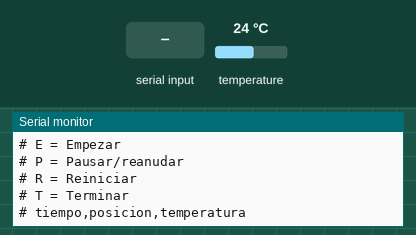
This program was run on a simulated ESP8266 (NodeMCU). Shown: the last lines printed to the serial monitor. The inputs (shaded band) are chosen by the test bench; at power-on: temperature 24 °C.

Above: at 1.2 s.
1.3 s: "E" received over Serial
At 2.8 s:
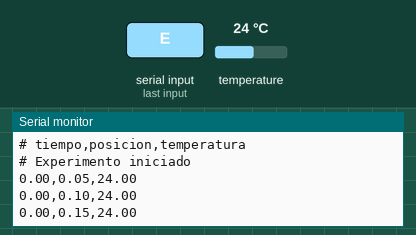
3.5 s: "P" received over Serial
At 4.3 s:
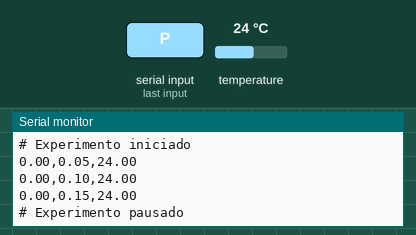
5.0 s: "p" received over Serial
At 5.5 s:
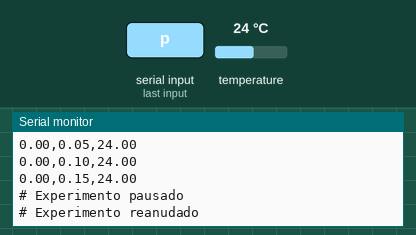
6.5 s: "R" received over Serial
At 7.8 s:
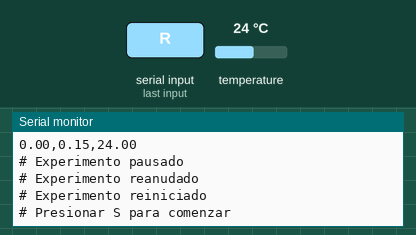

The program:

main.cpp
```cpp
#include <Arduino.h>
// Librerías.

// Protocolo de transferencia.
#include <OneWire.h>

// Registro de temperatura.
#include <DallasTemperature.h>


// Pin de entrada y salida e intervalo de medición.

#define PIN_BUS 4

const unsigned long intervalo = 5000;


// Clase.

class SensorTemperatura {

    public:

    // Atributos.

    DeviceAddress direccion;
    float posicion;


    // Constructor (inicializa los atributos de la clase).

    SensorTemperatura(DeviceAddress direccionSensor, float posicionSensor) {

        // Recorre dirección (64 bits).

        for (int i = 0; i < 8; i++) {
            direccion[i] = direccionSensor[i];
        }

        posicion = posicionSensor;
    }


    // Métodos.

    // Función que obtiene la posición de los sensores.

    float obtenerPosicion() {
        return posicion;
    }


    // Función que lee temperaturas por dirección.

    float leerTemperatura(DallasTemperature &sensores) {
        return sensores.getTempC(direccion);
    }
};


// Configuración del Bus OneWire.

OneWire oneWire(PIN_BUS);

// Recibe la dirección en memoria del objeto oneWire
// para saber a qué pin enviar los datos.

DallasTemperature sensoresTemperatura(&oneWire);


// Direcciones.
//Colocar direcciones en hexadecimal de los sensores reconocidos por el script direcciones_sensores.
DeviceAddress direccion1 = {

};

DeviceAddress direccion2 = {

};

DeviceAddress direccion3 = {

};


// Sensores.

SensorTemperatura sensor1(direccion1, 0.05);
SensorTemperatura sensor2(direccion2, 0.10);
SensorTemperatura sensor3(direccion3, 0.15);


SensorTemperatura sensores[] = {
    sensor1,
    sensor2,
    sensor3
};


const int cantidadSensores = 3;


// Variables del experimento.

bool experimentoIniciado = false;
bool experimentoPausado = false;

unsigned long tiempoInicio = 0;
unsigned long ultimaMedicion = 0;


// Función para imprimir en pantalla.

void imprimirDatos(float tiempo, float posicion, float temperatura) {

    Serial.print(tiempo, 2);
    Serial.print(",");

    Serial.print(posicion, 2);
    Serial.print(",");

    Serial.println(temperatura, 2);
}


// Función para almacenar la posición y la temperatura.

void medirSensores(float tiempo) {

    sensoresTemperatura.requestTemperatures();

    for (int i = 0; i < cantidadSensores; i++) {

        float T = sensores[i].leerTemperatura(sensoresTemperatura);
        float X = sensores[i].obtenerPosicion();

        imprimirDatos(tiempo, X, T);
    }
}


// Función de inicio del experimento.

void iniciarExperimento() {

    experimentoIniciado = true;
    experimentoPausado = false;

    tiempoInicio = millis();
    ultimaMedicion = tiempoInicio;

    Serial.println("# Experimento iniciado");

    // Condiciones iniciales.

    medirSensores(0.0);
}


// Función para pausar.

void pausarExperimento() {

    if (experimentoIniciado && !experimentoPausado) {

        experimentoPausado = true;

        Serial.println("# Experimento pausado");
    }
}


// Función para reanudar.

void reanudarExperimento() {

    if (experimentoIniciado && experimentoPausado) {

        experimentoPausado = false;

        // Reinicia la referencia de tiempo
        // para evitar una medición acumulada durante la pausa.

        ultimaMedicion = millis();

        Serial.println("# Experimento reanudado");
    }
}


// Función para reiniciar.

void reiniciarExperimento() {

    experimentoIniciado = false;
    experimentoPausado = false;

    tiempoInicio = 0;
    ultimaMedicion = 0;

    Serial.println("# Experimento reiniciado");
    Serial.println("# Presionar S para comenzar");
}


// Función para finalizar.

void finalizarExperimento() {

    if (experimentoIniciado) {

        experimentoIniciado = false;
        experimentoPausado = false;

        Serial.println("# Experimento finalizado");
    }
}


// Función para procesar comandos.

void procesarComando() {

    if (Serial.available() > 0) {

        char comando = Serial.read();


        // E,e= Empezar.

        if (comando == 'E' || comando == 'e') {

            if (!experimentoIniciado) {
                iniciarExperimento();
            }
        }


        // P,p = Pausar,reanudar.

        else if (comando == 'P' || comando == 'p') {

            if (experimentoIniciado && !experimentoPausado) {
                pausarExperimento();
            }

            else if (experimentoIniciado && experimentoPausado) {
                reanudarExperimento();
            }
        }


        // R,r = Reiniciar.

        else if (comando == 'R' || comando == 'r') {

            reiniciarExperimento();
        }


        // T,t = Terminar.

        else if (comando == 'T' || comando == 't') {

            finalizarExperimento();
        }
    }
}


// Configuración.

void setup() {

    // Velocidad de transferencia.

    Serial.begin(9600);

    sensoresTemperatura.begin();


    // Mensajes iniciales.

    Serial.println("# Sistema listo");
    Serial.println("# E = Empezar");
    Serial.println("# P = Pausar/reanudar");
    Serial.println("# R = Reiniciar");
    Serial.println("# T = Terminar");
    Serial.println("# tiempo,posicion,temperatura");
}


// Bucle.

void loop() {

    // Revisa si se recibió algún comando.

    procesarComando();


    // Si el experimento no comenzó,
    // no realiza mediciones.

    if (!experimentoIniciado) {
        return;
    }


    // Si está pausado,
    // no realiza mediciones.

    if (experimentoPausado) {
        return;
    }


    //Mediciones siguientes a la inicial.

    unsigned long ahora = millis();


    if (ahora - ultimaMedicion >= intervalo) {

        ultimaMedicion = ahora;

        float tiempo = (ahora - tiempoInicio) / 1000.0;

        medirSensores(tiempo);
    }
}
```

direcciones_sensores.cpp
```cpp
//Direcciones sensores.
#include <OneWire.h>
#include <DallasTemperature.h>

#define PIN_BUS 4

OneWire bus(PIN_BUS);

void setup() {

  Serial.begin(9600);

  Serial.println("Buscando sensores...");

  byte direccion[8];

  bus.reset_search();

  while (bus.search(direccion)) {

    Serial.print("Direccion: ");

    for (int i = 0; i < 8; i++) {

      if (direccion[i] < 16) {
        Serial.print("0");
      }

      Serial.print(direccion[i], HEX);
      Serial.print(" ");
    }

    Serial.println();
  }

  Serial.println("Busqueda terminada.");
}

void loop() {
}
```

Measured:
- after the input at 1.3 s, the serial monitor: prints a new line at once (image 1)
- after the input at 3.5 s, the serial monitor: prints a new line at once (image 2)
- after the input at 5.0 s, the serial monitor: prints a new line at once (image 3)
- after the input at 6.5 s, the serial monitor: prints a new line at once (image 4)
